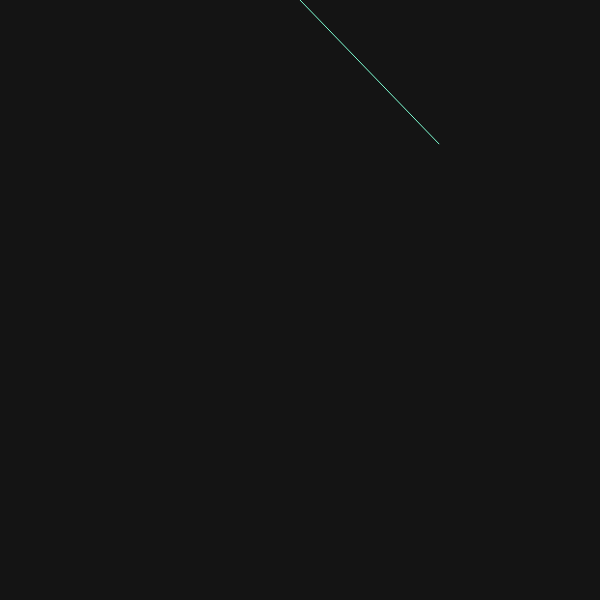
Frame 1 (no input)
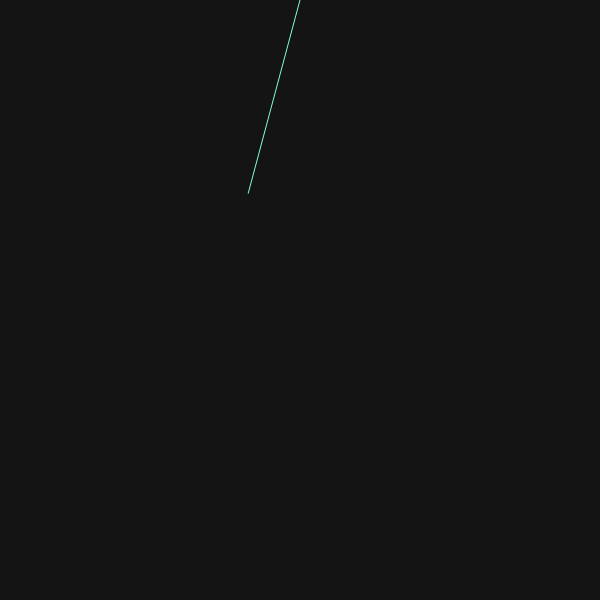
Frame 60 (no input)
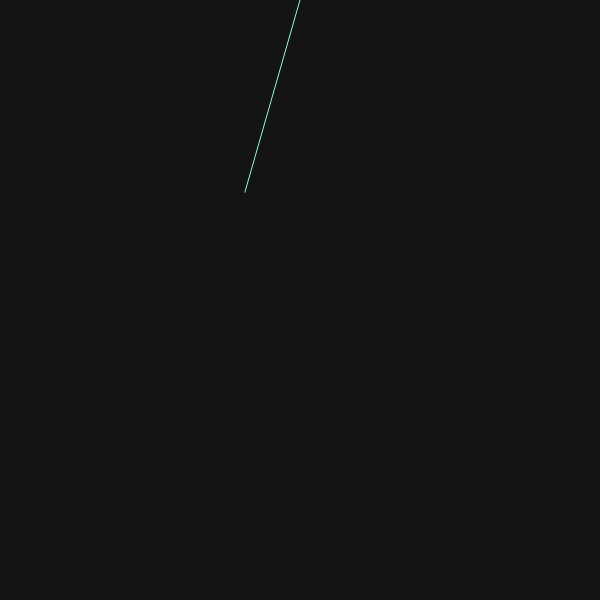
Frame 120 (the mouse pressed at the canvas centre since frame 60)

The p5.js sketch that drew these frames (run headless with seeded random() and noise() and a simulated clock; from frame 60 on, the mouse is pressed at the canvas centre):

// p5.js sketch
// ── sketch.js

let width;
let height;
let radius;
let startAngle;
let endAngle;
let angle;
let changeOfAngle;
let swingingLeft;
//let ball;


function setup() {
  //define global variables
  width = 600;
  height = 600;
  radius = 200;
  startAngle = PI/4;
  endAngle = 3*PI/4;
  angle = startAngle;
  changeOfAngle = PI/180;
  swingingLeft = true;

  // 
  createCanvas(width, height);
  background(20);
  
}

function draw() {
  background(20);

  //change angle
  if (swingingLeft && angle < endAngle){
      //increase angle by X
      angle += changeOfAngle;
  }else if (swingingLeft && angle >= endAngle){
    //change swinginLeft to false and decresease angle by X
    swingingLeft = false;
    angle -= changeOfAngle;
  }

  if (!swingingLeft && angle > startAngle){
    //decrease angle by X
    angle -= changeOfAngle;
  }else if (!swingingLeft && angle <= startAngle){
    //change swingingLeft to true and increase angle X
    swingingLeft = true;
    angle += changeOfAngle;

  }


  //calculate this frame's x and y based on angle
  let endX = width/2 + cos(angle) * radius;
  let endY =  sin(angle) * radius;
  //draw
  stroke("Aquamarine");
  strokeWeight(1);
  line(width/2, 0, endX, endY);
}
